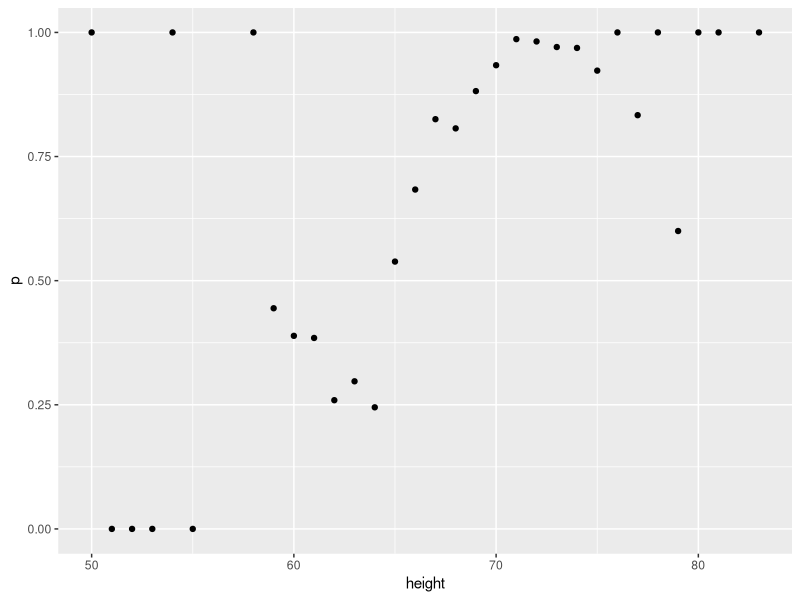
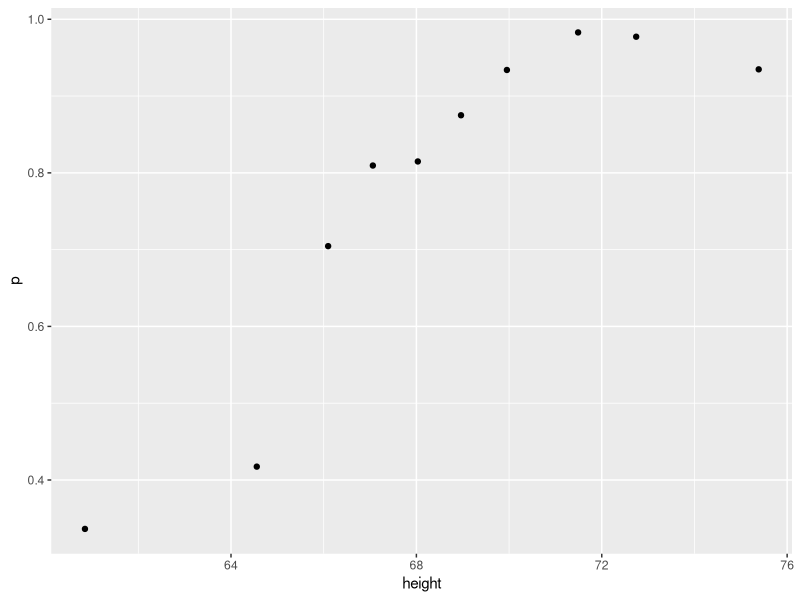
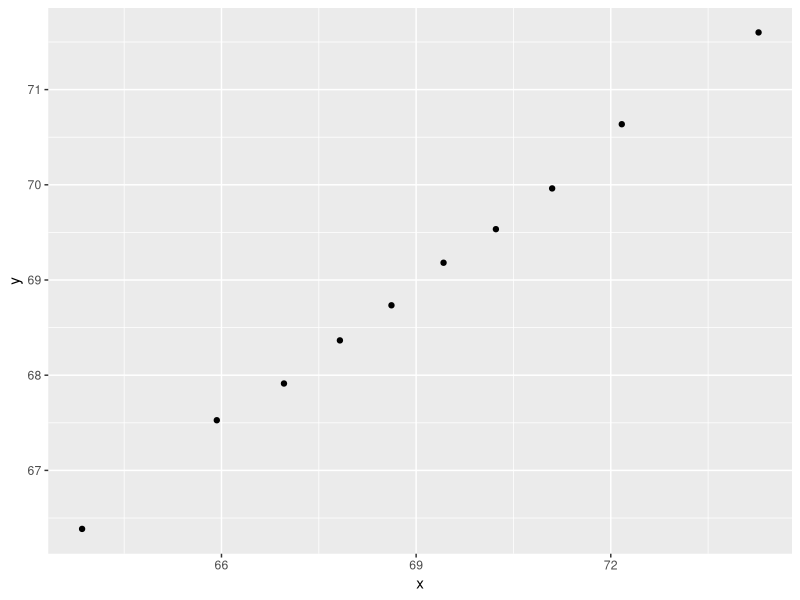

Here is the R script that generated these plots, in order:
library(tidyverse)

#Q6
library(dslabs)
data("heights")
# MISSING CODE
heights %>%
  mutate(height = round(height)) %>%
  group_by(height) %>%
  summarize(p = mean(sex == "Male")) %>%

qplot(height, p, data =.)


#Q7
ps <- seq(0, 1, 0.1)
heights %>% 
  # MISSING CODE
  mutate(g = cut(height, quantile(height, ps), include.lowest = TRUE)) %>%
  group_by(g) %>%
  summarize(p = mean(sex == "Male"), height = mean(height)) %>%
  qplot(height, p, data =.)


#Q8
Sigma <- 9*matrix(c(1,0.5,0.5,1), 2, 2)
dat <- MASS::mvrnorm(n = 10000, c(69, 69), Sigma) %>%
  data.frame() %>% setNames(c("x", "y"))

ps <- seq(0, 1, 0.1)
dat %>%
  # MISSING CODE
  mutate(g = cut(x, quantile(x, ps), include.lowest = TRUE)) %>%
  group_by(g) %>%
  summarize(y = mean(y), x = mean(x)) %>%
  qplot(x, y, data =.)
